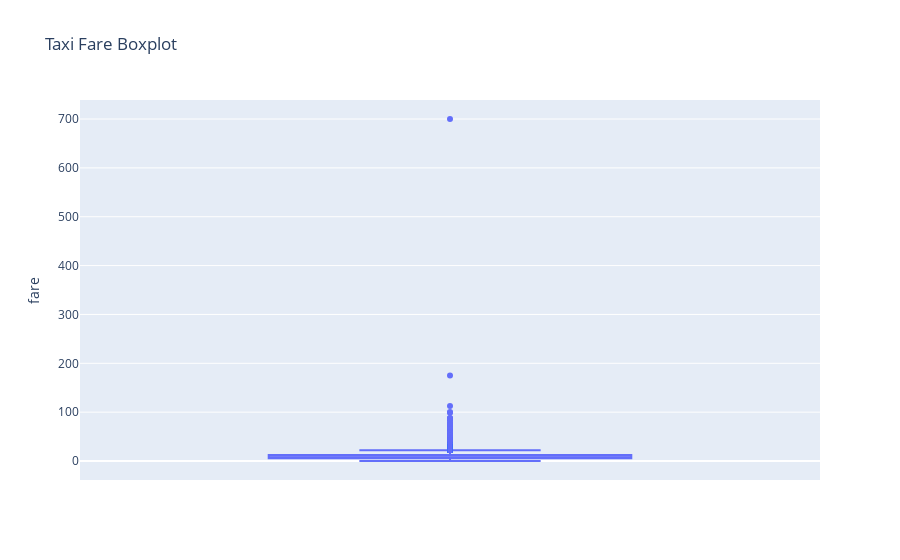

Notebook cell for this chart:
### Code cell
taxi_fare_box = px.box(taxi_data, y='fare', title='Taxi Fare Boxplot')
taxi_fare_box.show()

### Figure 1 — Plotly figure (JSON) as saved in the notebook; plotly's stock layout.template omitted (floating-point values rounded to 4 significant figures; data arrays with more than 128 entries replaced by an {"elided": "..."} marker saying what was removed)
{"data": [{"alignmentgroup": "True", "hovertemplate": "fare=%{y}<extra></extra>", "legendgroup": "", "marker": {"color": "#636efa"}, "name": "", "notched": false, "offsetgroup": "", "orientation": "v", "showlegend": false, "type": "box", "x0": " ", "xaxis": "x", "y": {"elided": "15002 float values"}, "y0": " ", "yaxis": "y"}], "layout": {"boxmode": "group", "legend": {"tracegroupgap": 0}, "title": {"text": "Taxi Fare Boxplot"}, "xaxis": {"anchor": "y", "domain": [0, 1]}, "yaxis": {"anchor": "x", "domain": [0, 1], "title": {"text": "fare"}}}}
